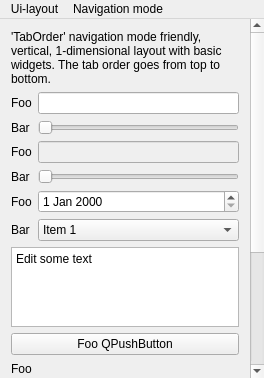
<?xml version="1.0" encoding="UTF-8"?>
<ui version="4.0">
 <class>KeypadNavigation</class>
 <widget class="QMainWindow" name="KeypadNavigation">
  <property name="geometry">
   <rect>
    <x>0</x>
    <y>0</y>
    <width>264</width>
    <height>378</height>
   </rect>
  </property>
  <property name="sizePolicy">
   <sizepolicy hsizetype="Preferred" vsizetype="Maximum">
    <horstretch>0</horstretch>
    <verstretch>0</verstretch>
   </sizepolicy>
  </property>
  <property name="windowTitle">
   <string>KeypadNavigation</string>
  </property>
  <widget class="QWidget" name="centralWidget">
   <layout class="QVBoxLayout" name="verticalLayout_5">
    <property name="margin">
     <number>0</number>
    </property>
    <item>
     <widget class="QStackedWidget" name="m_stackWidget">
      <property name="currentIndex">
       <number>0</number>
      </property>
      <widget class="QWidget" name="m_pageVerticalSimple">
       <layout class="QVBoxLayout" name="verticalLayout_11">
        <property name="margin">
         <number>0</number>
        </property>
        <item>
         <widget class="QScrollArea" name="scrollArea">
          <property name="focusPolicy">
           <enum>Qt::NoFocus</enum>
          </property>
          <property name="frameShape">
           <enum>QFrame::NoFrame</enum>
          </property>
          <property name="widgetResizable">
           <bool>true</bool>
          </property>
          <widget class="QWidget" name="scrollAreaWidgetContents">
           <property name="geometry">
            <rect>
             <x>0</x>
             <y>0</y>
             <width>248</width>
             <height>501</height>
            </rect>
           </property>
           <layout class="QVBoxLayout" name="verticalLayout">
            <item>
             <widget class="QLabel" name="label_7">
              <property name="text">
               <string>'TabOrder' navigation mode friendly, vertical, 1-dimensional layout with basic widgets. The tab order goes from top to bottom.</string>
              </property>
              <property name="wordWrap">
               <bool>true</bool>
              </property>
             </widget>
            </item>
            <item>
             <layout class="QFormLayout" name="formLayout">
              <item row="0" column="0">
               <widget class="QLabel" name="label">
                <property name="text">
                 <string>Foo</string>
                </property>
               </widget>
              </item>
              <item row="0" column="1">
               <widget class="QLineEdit" name="lineEdit"/>
              </item>
              <item row="1" column="0">
               <widget class="QLabel" name="label_2">
                <property name="text">
                 <string>Bar</string>
                </property>
               </widget>
              </item>
              <item row="1" column="1">
               <widget class="QSlider" name="horizontalSlider">
                <property name="maximum">
                 <number>10</number>
                </property>
                <property name="orientation">
                 <enum>Qt::Horizontal</enum>
                </property>
               </widget>
              </item>
              <item row="2" column="0">
               <widget class="QLabel" name="label_3">
                <property name="text">
                 <string>Foo</string>
                </property>
               </widget>
              </item>
              <item row="2" column="1">
               <widget class="QLineEdit" name="lineEdit_4">
                <property name="enabled">
                 <bool>false</bool>
                </property>
               </widget>
              </item>
              <item row="3" column="0">
               <widget class="QLabel" name="label_4">
                <property name="text">
                 <string>Bar</string>
                </property>
               </widget>
              </item>
              <item row="3" column="1">
               <widget class="QSlider" name="horizontalSlider_2">
                <property name="enabled">
                 <bool>false</bool>
                </property>
                <property name="maximum">
                 <number>10</number>
                </property>
                <property name="orientation">
                 <enum>Qt::Horizontal</enum>
                </property>
               </widget>
              </item>
              <item row="4" column="0">
               <widget class="QLabel" name="label_5">
                <property name="text">
                 <string>Foo</string>
                </property>
               </widget>
              </item>
              <item row="4" column="1">
               <widget class="QDateEdit" name="dateEdit"/>
              </item>
              <item row="5" column="0">
               <widget class="QLabel" name="label_6">
                <property name="text">
                 <string>Bar</string>
                </property>
               </widget>
              </item>
              <item row="5" column="1">
               <widget class="QComboBox" name="comboBox">
                <item>
                 <property name="text">
                  <string>Item 1</string>
                 </property>
                </item>
                <item>
                 <property name="text">
                  <string>Item 2</string>
                 </property>
                </item>
                <item>
                 <property name="text">
                  <string>Item 3</string>
                 </property>
                </item>
                <item>
                 <property name="text">
                  <string>Item 4</string>
                 </property>
                </item>
                <item>
                 <property name="text">
                  <string>Item 5</string>
                 </property>
                </item>
                <item>
                 <property name="text">
                  <string>Item 6</string>
                 </property>
                </item>
                <item>
                 <property name="text">
                  <string>Item 7</string>
                 </property>
                </item>
                <item>
                 <property name="text">
                  <string>Item 9</string>
                 </property>
                </item>
                <item>
                 <property name="text">
                  <string>Item 10</string>
                 </property>
                </item>
               </widget>
              </item>
             </layout>
            </item>
            <item>
             <widget class="QPlainTextEdit" name="plainTextEdit">
              <property name="maximumSize">
               <size>
                <width>16777215</width>
                <height>80</height>
               </size>
              </property>
              <property name="plainText">
               <string>Edit some text</string>
              </property>
             </widget>
            </item>
            <item>
             <layout class="QVBoxLayout" name="verticalLayout_4">
              <item>
               <widget class="QPushButton" name="pushButton">
                <property name="text">
                 <string>Foo QPushButton</string>
                </property>
               </widget>
              </item>
              <item>
               <widget class="QGroupBox" name="groupBox">
                <property name="title">
                 <string>Foo</string>
                </property>
                <layout class="QVBoxLayout" name="verticalLayout_2">
                 <item>
                  <widget class="QRadioButton" name="radioButton">
                   <property name="text">
                    <string>Bar 1</string>
                   </property>
                  </widget>
                 </item>
                 <item>
                  <widget class="QRadioButton" name="radioButton_2">
                   <property name="text">
                    <string>Bar 2</string>
                   </property>
                  </widget>
                 </item>
                </layout>
               </widget>
              </item>
              <item>
               <widget class="QGroupBox" name="groupBox_2">
                <property name="title">
                 <string>Foo</string>
                </property>
                <layout class="QVBoxLayout" name="verticalLayout_3">
                 <item>
                  <widget class="QCheckBox" name="checkBox">
                   <property name="text">
                    <string>CheckBox</string>
                   </property>
                  </widget>
                 </item>
                 <item>
                  <widget class="QCheckBox" name="checkBox_2">
                   <property name="text">
                    <string>CheckBox</string>
                   </property>
                  </widget>
                 </item>
                </layout>
               </widget>
              </item>
             </layout>
            </item>
           </layout>
          </widget>
         </widget>
        </item>
       </layout>
      </widget>
      <widget class="QWidget" name="m_pageVerticalComplex">
       <layout class="QVBoxLayout" name="verticalLayout_8">
        <property name="margin">
         <number>0</number>
        </property>
        <item>
         <widget class="QTabWidget" name="tabWidget">
          <property name="currentIndex">
           <number>0</number>
          </property>
          <widget class="QWidget" name="tab">
           <attribute name="title">
            <string>Tab 1</string>
           </attribute>
           <layout class="QVBoxLayout" name="verticalLayout_6">
            <property name="margin">
             <number>0</number>
            </property>
            <item>
             <widget class="QScrollArea" name="scrollArea_2">
              <property name="frameShape">
               <enum>QFrame::NoFrame</enum>
              </property>
              <property name="widgetResizable">
               <bool>true</bool>
              </property>
              <widget class="QWidget" name="scrollAreaWidgetContents_2">
               <property name="geometry">
                <rect>
                 <x>0</x>
                 <y>0</y>
                 <width>242</width>
                 <height>472</height>
                </rect>
               </property>
               <layout class="QVBoxLayout" name="verticalLayout_7">
                <property name="margin">
                 <number>9</number>
                </property>
                <item>
                 <widget class="QLabel" name="label_8">
                  <property name="text">
                   <string>&lt;!DOCTYPE HTML PUBLIC &quot;-//W3C//DTD HTML 4.0//EN&quot; &quot;http://www.w3.org/TR/REC-html40/strict.dtd&quot;&gt;
&lt;html&gt;&lt;head&gt;&lt;meta name=&quot;qrichtext&quot; content=&quot;1&quot; /&gt;&lt;style type=&quot;text/css&quot;&gt;
p, li { white-space: pre-wrap; }
&lt;/style&gt;&lt;/head&gt;&lt;body style=&quot; font-family:'MS Shell Dlg 2'; font-size:8.25pt; font-weight:400; font-style:normal;&quot;&gt;
&lt;p style=&quot; margin-top:0px; margin-bottom:0px; margin-left:0px; margin-right:0px; -qt-block-indent:0; text-indent:0px;&quot;&gt;Challenes both navigation modes: Vertical, 1-dimensional layout with &lt;span style=&quot; font-weight:600;&quot;&gt;complex&lt;/span&gt; widgets. The tab order goes from top to bottom.&lt;/p&gt;&lt;/body&gt;&lt;/html&gt;</string>
                  </property>
                  <property name="wordWrap">
                   <bool>true</bool>
                  </property>
                 </widget>
                </item>
                <item>
                 <widget class="QListWidget" name="listWidget">
                  <property name="minimumSize">
                   <size>
                    <width>1</width>
                    <height>1</height>
                   </size>
                  </property>
                  <property name="maximumSize">
                   <size>
                    <width>16777215</width>
                    <height>80</height>
                   </size>
                  </property>
                  <item>
                   <property name="text">
                    <string>Item 1</string>
                   </property>
                  </item>
                  <item>
                   <property name="text">
                    <string>Item 2</string>
                   </property>
                  </item>
                  <item>
                   <property name="text">
                    <string>Item 3</string>
                   </property>
                  </item>
                  <item>
                   <property name="text">
                    <string>Item 4</string>
                   </property>
                  </item>
                  <item>
                   <property name="text">
                    <string>Item 5</string>
                   </property>
                  </item>
                 </widget>
                </item>
                <item>
                 <widget class="QTreeWidget" name="treeWidget">
                  <property name="maximumSize">
                   <size>
                    <width>16777215</width>
                    <height>80</height>
                   </size>
                  </property>
                  <column>
                   <property name="text">
                    <string/>
                   </property>
                  </column>
                  <column>
                   <property name="text">
                    <string>B</string>
                   </property>
                  </column>
                  <item>
                   <property name="text">
                    <string>A</string>
                   </property>
                   <property name="text">
                    <string>Foo</string>
                   </property>
                   <item>
                    <property name="text">
                     <string>1</string>
                    </property>
                    <property name="text">
                     <string>Bar</string>
                    </property>
                    <item>
                     <property name="text">
                      <string>a</string>
                     </property>
                     <property name="text">
                      <string>Foo</string>
                     </property>
                    </item>
                    <item>
                     <property name="text">
                      <string>b</string>
                     </property>
                     <property name="text">
                      <string>Bar</string>
                     </property>
                    </item>
                    <item>
                     <property name="text">
                      <string>c</string>
                     </property>
                     <property name="text">
                      <string>Foo</string>
                     </property>
                    </item>
                   </item>
                   <item>
                    <property name="text">
                     <string>2</string>
                    </property>
                    <property name="text">
                     <string>Bar</string>
                    </property>
                    <item>
                     <property name="text">
                      <string>a</string>
                     </property>
                     <property name="text">
                      <string>Foo</string>
                     </property>
                    </item>
                    <item>
                     <property name="text">
                      <string>b</string>
                     </property>
                     <property name="text">
                      <string>Bar</string>
                     </property>
                    </item>
                    <item>
                     <property name="text">
                      <string>c</string>
                     </property>
                     <property name="text">
                      <string>Foo</string>
                     </property>
                    </item>
                   </item>
                   <item>
                    <property name="text">
                     <string>3</string>
                    </property>
                    <property name="text">
                     <string>Bar</string>
                    </property>
                    <item>
                     <property name="text">
                      <string>a</string>
                     </property>
                     <property name="text">
                      <string>Foo</string>
                     </property>
                    </item>
                    <item>
                     <property name="text">
                      <string>b</string>
                     </property>
                     <property name="text">
                      <string>Bar</string>
                     </property>
                    </item>
                    <item>
                     <property name="text">
                      <string>c</string>
                     </property>
                     <property name="text">
                      <string>Foo</string>
                     </property>
                    </item>
                   </item>
                  </item>
                  <item>
                   <property name="text">
                    <string>B</string>
                   </property>
                   <property name="text">
                    <string>Bar</string>
                   </property>
                   <item>
                    <property name="text">
                     <string>1</string>
                    </property>
                    <property name="text">
                     <string>Foo</string>
                    </property>
                   </item>
                   <item>
                    <property name="text">
                     <string>2</string>
                    </property>
                    <property name="text">
                     <string>Bar</string>
                    </property>
                   </item>
                   <item>
                    <property name="text">
                     <string>3</string>
                    </property>
                    <property name="text">
                     <string>Foo</string>
                    </property>
                   </item>
                  </item>
                 </widget>
                </item>
                <item>
                 <widget class="QTableWidget" name="tableWidget">
                  <property name="maximumSize">
                   <size>
                    <width>16777215</width>
                    <height>80</height>
                   </size>
                  </property>
                  <row>
                   <property name="text">
                    <string>1</string>
                   </property>
                  </row>
                  <row>
                   <property name="text">
                    <string>2</string>
                   </property>
                  </row>
                  <row>
                   <property name="text">
                    <string>3</string>
                   </property>
                  </row>
                  <column>
                   <property name="text">
                    <string>A</string>
                   </property>
                  </column>
                  <column>
                   <property name="text">
                    <string>B</string>
                   </property>
                  </column>
                  <column>
                   <property name="text">
                    <string>C</string>
                   </property>
                  </column>
                  <item row="0" column="0">
                   <property name="text">
                    <string>Foo</string>
                   </property>
                  </item>
                  <item row="0" column="1">
                   <property name="text">
                    <string>Bar</string>
                   </property>
                  </item>
                  <item row="0" column="2">
                   <property name="text">
                    <string>Foo</string>
                   </property>
                  </item>
                  <item row="1" column="0">
                   <property name="text">
                    <string>Bar</string>
                   </property>
                  </item>
                  <item row="1" column="1">
                   <property name="text">
                    <string>Foo</string>
                   </property>
                  </item>
                  <item row="1" column="2">
                   <property name="text">
                    <string>Bar</string>
                   </property>
                  </item>
                  <item row="2" column="0">
                   <property name="text">
                    <string>Foo</string>
                   </property>
                  </item>
                  <item row="2" column="1">
                   <property name="text">
                    <string>Bar</string>
                   </property>
                  </item>
                  <item row="2" column="2">
                   <property name="text">
                    <string>Foo</string>
                   </property>
                  </item>
                 </widget>
                </item>
                <item>
                 <widget class="QCalendarWidget" name="calendarWidget">
                  <property name="minimumSize">
                   <size>
                    <width>100</width>
                    <height>80</height>
                   </size>
                  </property>
                  <property name="horizontalHeaderFormat">
                   <enum>QCalendarWidget::SingleLetterDayNames</enum>
                  </property>
                  <property name="verticalHeaderFormat">
                   <enum>QCalendarWidget::NoVerticalHeader</enum>
                  </property>
                 </widget>
                </item>
               </layout>
              </widget>
             </widget>
            </item>
           </layout>
          </widget>
          <widget class="QWidget" name="tab_2">
           <attribute name="title">
            <string>Tab 2</string>
           </attribute>
           <layout class="QVBoxLayout" name="verticalLayout_9">
            <item>
             <widget class="QPlainTextEdit" name="plainTextEdit_2">
              <property name="plainText">
               <string>Congratulations! You changed the Tab :)

As a reward you can try out the QDial, below.</string>
              </property>
             </widget>
            </item>
            <item>
             <widget class="QDial" name="dial"/>
            </item>
           </layout>
          </widget>
         </widget>
        </item>
       </layout>
      </widget>
      <widget class="QWidget" name="m_pageTwoDimensional">
       <layout class="QVBoxLayout" name="verticalLayout_12">
        <property name="margin">
         <number>0</number>
        </property>
        <item>
         <widget class="QScrollArea" name="scrollArea_3">
          <property name="focusPolicy">
           <enum>Qt::NoFocus</enum>
          </property>
          <property name="frameShape">
           <enum>QFrame::NoFrame</enum>
          </property>
          <property name="widgetResizable">
           <bool>true</bool>
          </property>
          <widget class="QWidget" name="scrollAreaWidgetContents_3">
           <property name="geometry">
            <rect>
             <x>0</x>
             <y>0</y>
             <width>264</width>
             <height>357</height>
            </rect>
           </property>
           <layout class="QGridLayout" name="gridLayout_5">
            <item row="0" column="0" colspan="3">
             <widget class="QLabel" name="label_10">
              <property name="text">
               <string>2-dimensional layout. Better usable with 'Directional' navigation mode.</string>
              </property>
              <property name="wordWrap">
               <bool>true</bool>
              </property>
             </widget>
            </item>
            <item row="1" column="0" colspan="3">
             <widget class="QLineEdit" name="lineEdit_13"/>
            </item>
            <item row="1" column="3">
             <widget class="QToolButton" name="toolButton_31">
              <property name="text">
               <string>...</string>
              </property>
             </widget>
            </item>
            <item row="2" column="3">
             <widget class="QToolButton" name="toolButton_30">
              <property name="text">
               <string>...</string>
              </property>
             </widget>
            </item>
            <item row="4" column="0">
             <widget class="QLineEdit" name="lineEdit_2"/>
            </item>
            <item row="4" column="1">
             <widget class="QLineEdit" name="lineEdit_3"/>
            </item>
            <item row="4" column="2">
             <widget class="QLineEdit" name="lineEdit_5"/>
            </item>
            <item row="4" column="3">
             <widget class="QToolButton" name="toolButton_32">
              <property name="text">
               <string>...</string>
              </property>
             </widget>
            </item>
            <item row="5" column="0">
             <widget class="QLineEdit" name="lineEdit_6"/>
            </item>
            <item row="5" column="1">
             <widget class="QLabel" name="label_9">
              <property name="text">
               <string>Foo</string>
              </property>
             </widget>
            </item>
            <item row="5" column="2">
             <widget class="QLineEdit" name="lineEdit_8"/>
            </item>
            <item row="8" column="0" colspan="4">
             <layout class="QGridLayout" name="gridLayout_4">
              <item row="1" column="1">
               <widget class="QPushButton" name="pushButton_23">
                <property name="text">
                 <string>D</string>
                </property>
               </widget>
              </item>
              <item row="0" column="1">
               <widget class="QPushButton" name="pushButton_7">
                <property name="text">
                 <string>A</string>
                </property>
               </widget>
              </item>
              <item row="0" column="2">
               <widget class="QPushButton" name="pushButton_9">
                <property name="text">
                 <string>B</string>
                </property>
               </widget>
              </item>
              <item row="1" column="2">
               <widget class="QPushButton" name="pushButton_20">
                <property name="text">
                 <string>E</string>
                </property>
               </widget>
              </item>
              <item row="1" column="0">
               <widget class="QPushButton" name="pushButton_24">
                <property name="text">
                 <string>C</string>
                </property>
               </widget>
              </item>
              <item row="2" column="0">
               <widget class="QPushButton" name="pushButton_29">
                <property name="text">
                 <string>F</string>
                </property>
               </widget>
              </item>
              <item row="2" column="1">
               <widget class="QPushButton" name="pushButton_28">
                <property name="text">
                 <string>G</string>
                </property>
               </widget>
              </item>
             </layout>
            </item>
            <item row="2" column="0" colspan="3">
             <widget class="QLineEdit" name="lineEdit_14"/>
            </item>
            <item row="7" column="0" colspan="4">
             <spacer name="verticalSpacer_2">
              <property name="orientation">
               <enum>Qt::Vertical</enum>
              </property>
              <property name="sizeHint" stdset="0">
               <size>
                <width>0</width>
                <height>1</height>
               </size>
              </property>
             </spacer>
            </item>
            <item row="6" column="0">
             <widget class="QLineEdit" name="lineEdit_7"/>
            </item>
            <item row="6" column="1">
             <widget class="QLineEdit" name="lineEdit_9"/>
            </item>
            <item row="6" column="2">
             <widget class="QLineEdit" name="lineEdit_10"/>
            </item>
            <item row="6" column="3">
             <widget class="QToolButton" name="toolButton_35">
              <property name="text">
               <string>...</string>
              </property>
             </widget>
            </item>
           </layout>
          </widget>
         </widget>
        </item>
       </layout>
      </widget>
      <widget class="QWidget" name="m_pageSliderMagic">
       <layout class="QVBoxLayout" name="verticalLayout_10">
        <property name="margin">
         <number>0</number>
        </property>
        <item>
         <widget class="QScrollArea" name="scrollArea_4">
          <property name="focusPolicy">
           <enum>Qt::NoFocus</enum>
          </property>
          <property name="frameShape">
           <enum>QFrame::NoFrame</enum>
          </property>
          <property name="widgetResizable">
           <bool>true</bool>
          </property>
          <widget class="QWidget" name="scrollAreaWidgetContents_4">
           <property name="geometry">
            <rect>
             <x>0</x>
             <y>0</y>
             <width>264</width>
             <height>357</height>
            </rect>
           </property>
           <layout class="QGridLayout" name="gridLayout_7">
            <item row="0" column="0" colspan="2">
             <widget class="QLabel" name="label_11">
              <property name="text">
               <string>If possible, the slider value changes on left/right. However, navigating horizontally and changing tabs has higher priority.</string>
              </property>
              <property name="wordWrap">
               <bool>true</bool>
              </property>
             </widget>
            </item>
            <item row="2" column="0">
             <widget class="QSlider" name="horizontalSlider_4">
              <property name="maximum">
               <number>10</number>
              </property>
              <property name="orientation">
               <enum>Qt::Horizontal</enum>
              </property>
             </widget>
            </item>
            <item row="3" column="0" colspan="2">
             <widget class="QSlider" name="horizontalSlider_3">
              <property name="maximum">
               <number>10</number>
              </property>
              <property name="orientation">
               <enum>Qt::Horizontal</enum>
              </property>
             </widget>
            </item>
            <item row="5" column="0" colspan="2">
             <spacer name="verticalSpacer">
              <property name="orientation">
               <enum>Qt::Vertical</enum>
              </property>
              <property name="sizeHint" stdset="0">
               <size>
                <width>0</width>
                <height>0</height>
               </size>
              </property>
             </spacer>
            </item>
            <item row="4" column="0" colspan="2">
             <widget class="QTabWidget" name="tabWidget_2">
              <property name="sizePolicy">
               <sizepolicy hsizetype="Expanding" vsizetype="Maximum">
                <horstretch>0</horstretch>
                <verstretch>0</verstretch>
               </sizepolicy>
              </property>
              <property name="currentIndex">
               <number>0</number>
              </property>
              <widget class="QWidget" name="tab_3">
               <attribute name="title">
                <string>Tab 1</string>
               </attribute>
               <layout class="QGridLayout" name="gridLayout_2">
                <item row="1" column="1">
                 <widget class="QToolButton" name="toolButton_3">
                  <property name="text">
                   <string>...</string>
                  </property>
                 </widget>
                </item>
                <item row="2" column="0" colspan="2">
                 <widget class="QSlider" name="horizontalSlider_6">
                  <property name="maximum">
                   <number>10</number>
                  </property>
                  <property name="orientation">
                   <enum>Qt::Horizontal</enum>
                  </property>
                 </widget>
                </item>
                <item row="1" column="0">
                 <widget class="QSlider" name="horizontalSlider_7">
                  <property name="maximum">
                   <number>10</number>
                  </property>
                  <property name="orientation">
                   <enum>Qt::Horizontal</enum>
                  </property>
                 </widget>
                </item>
               </layout>
              </widget>
              <widget class="QWidget" name="tab_4">
               <attribute name="title">
                <string>Tab 2</string>
               </attribute>
               <layout class="QGridLayout" name="gridLayout">
                <item row="0" column="0">
                 <widget class="QSlider" name="horizontalSlider_5">
                  <property name="orientation">
                   <enum>Qt::Horizontal</enum>
                  </property>
                 </widget>
                </item>
                <item row="0" column="1">
                 <widget class="QLCDNumber" name="lcdNumber"/>
                </item>
               </layout>
              </widget>
             </widget>
            </item>
            <item row="2" column="1">
             <widget class="QToolButton" name="toolButton_2">
              <property name="text">
               <string>...</string>
              </property>
             </widget>
            </item>
           </layout>
          </widget>
         </widget>
        </item>
       </layout>
      </widget>
      <widget class="QWidget" name="m_pageChaos">
       <layout class="QGridLayout" name="gridLayout_6">
        <property name="margin">
         <number>0</number>
        </property>
        <property name="spacing">
         <number>0</number>
        </property>
        <item row="1" column="0">
         <widget class="QToolButton" name="toolButton_12">
          <property name="text">
           <string>o</string>
          </property>
         </widget>
        </item>
        <item row="2" column="5">
         <widget class="QToolButton" name="toolButton_10">
          <property name="text">
           <string>o</string>
          </property>
         </widget>
        </item>
        <item row="6" column="1">
         <widget class="QToolButton" name="toolButton_9">
          <property name="text">
           <string>o</string>
          </property>
         </widget>
        </item>
        <item row="7" column="0">
         <widget class="QToolButton" name="toolButton_14">
          <property name="text">
           <string>o</string>
          </property>
         </widget>
        </item>
        <item row="7" column="3">
         <widget class="QToolButton" name="toolButton_16">
          <property name="text">
           <string>o</string>
          </property>
         </widget>
        </item>
        <item row="1" column="2">
         <widget class="QToolButton" name="toolButton_11">
          <property name="text">
           <string>o</string>
          </property>
         </widget>
        </item>
        <item row="3" column="4">
         <widget class="QToolButton" name="toolButton_6">
          <property name="text">
           <string>o</string>
          </property>
         </widget>
        </item>
        <item row="6" column="4">
         <widget class="QToolButton" name="toolButton_15">
          <property name="text">
           <string>o</string>
          </property>
         </widget>
        </item>
        <item row="4" column="0">
         <widget class="QToolButton" name="toolButton_19">
          <property name="text">
           <string>o</string>
          </property>
         </widget>
        </item>
        <item row="2" column="1">
         <widget class="QToolButton" name="toolButton_7">
          <property name="text">
           <string>o</string>
          </property>
         </widget>
        </item>
        <item row="4" column="2">
         <widget class="QToolButton" name="toolButton_13">
          <property name="text">
           <string>o</string>
          </property>
         </widget>
        </item>
       </layout>
      </widget>
      <widget class="QWidget" name="m_pageDialogs">
       <layout class="QVBoxLayout" name="verticalLayout_13">
        <property name="margin">
         <number>0</number>
        </property>
        <item>
         <widget class="QScrollArea" name="scrollArea_5">
          <property name="frameShape">
           <enum>QFrame::NoFrame</enum>
          </property>
          <property name="widgetResizable">
           <bool>true</bool>
          </property>
          <widget class="QWidget" name="scrollAreaWidgetContents_5">
           <property name="geometry">
            <rect>
             <x>0</x>
             <y>0</y>
             <width>264</width>
             <height>356</height>
            </rect>
           </property>
           <layout class="QVBoxLayout" name="verticalLayout_14">
            <item>
             <widget class="QPushButton" name="m_buttonGetOpenFileName">
              <property name="text">
               <string>getOpenFileName()</string>
              </property>
             </widget>
            </item>
            <item>
             <widget class="QPushButton" name="m_buttonGetSaveFileName">
              <property name="text">
               <string>getSaveFileName()</string>
              </property>
             </widget>
            </item>
            <item>
             <widget class="QPushButton" name="m_buttonGetExistingDirectory">
              <property name="text">
               <string>getExistingDirectory()</string>
              </property>
             </widget>
            </item>
            <item>
             <widget class="QPushButton" name="m_buttonGetColor">
              <property name="text">
               <string>getColor()</string>
              </property>
             </widget>
            </item>
            <item>
             <widget class="QPushButton" name="m_buttonGetFont">
              <property name="text">
               <string>getFont()</string>
              </property>
             </widget>
            </item>
            <item>
             <widget class="QPushButton" name="m_buttonQuestion">
              <property name="text">
               <string>question()</string>
              </property>
             </widget>
            </item>
            <item>
             <widget class="QPushButton" name="m_buttonAboutQt">
              <property name="text">
               <string>aboutQt()</string>
              </property>
             </widget>
            </item>
            <item>
             <widget class="QPushButton" name="m_buttonGetItem">
              <property name="text">
               <string>getItem()</string>
              </property>
             </widget>
            </item>
            <item>
             <spacer name="verticalSpacer_3">
              <property name="orientation">
               <enum>Qt::Vertical</enum>
              </property>
              <property name="sizeHint" stdset="0">
               <size>
                <width>20</width>
                <height>103</height>
               </size>
              </property>
             </spacer>
            </item>
           </layout>
          </widget>
         </widget>
        </item>
       </layout>
      </widget>
     </widget>
    </item>
   </layout>
  </widget>
  <widget class="QMenuBar" name="menuBar">
   <property name="geometry">
    <rect>
     <x>0</x>
     <y>0</y>
     <width>264</width>
     <height>21</height>
    </rect>
   </property>
   <widget class="QMenu" name="menuUi_layout">
    <property name="title">
     <string>Ui-layout</string>
    </property>
    <addaction name="m_actionLayoutVerticalSimple"/>
    <addaction name="m_actionLayoutVerticalComplex"/>
    <addaction name="m_actionLayoutTwoDimensional"/>
    <addaction name="m_actionLayoutSliderMagic"/>
    <addaction name="m_actionLayoutChaos"/>
    <addaction name="m_actionLayoutDialogs"/>
   </widget>
   <widget class="QMenu" name="m_menuNavigation_mode">
    <property name="title">
     <string>Navigation mode</string>
    </property>
    <addaction name="m_actionModeNone"/>
    <addaction name="m_actionModeKeypadTabOrder"/>
    <addaction name="m_actionModeKeypadDirectional"/>
    <addaction name="m_actionModeCursorAuto"/>
    <addaction name="m_actionModeCursorForceVisible"/>
   </widget>
   <addaction name="menuUi_layout"/>
   <addaction name="m_menuNavigation_mode"/>
  </widget>
  <action name="m_actionLayoutVerticalSimple">
   <property name="text">
    <string>Vertical Simple</string>
   </property>
  </action>
  <action name="m_actionLayoutVerticalComplex">
   <property name="text">
    <string>Vertical Complex</string>
   </property>
  </action>
  <action name="m_actionLayoutTwoDimensional">
   <property name="text">
    <string>Two-dimentional</string>
   </property>
  </action>
  <action name="m_actionLayoutSliderMagic">
   <property name="text">
    <string>Slider magic</string>
   </property>
  </action>
  <action name="m_actionLayoutChaos">
   <property name="text">
    <string>Chaos!</string>
   </property>
  </action>
  <action name="m_actionModeNone">
   <property name="text">
    <string>None</string>
   </property>
  </action>
  <action name="m_actionModeKeypadTabOrder">
   <property name="text">
    <string>KeypadTabOrder</string>
   </property>
  </action>
  <action name="m_actionModeKeypadDirectional">
   <property name="text">
    <string>KeypadDirectional</string>
   </property>
  </action>
  <action name="m_actionModeCursorAuto">
   <property name="text">
    <string>CursorAuto</string>
   </property>
  </action>
  <action name="m_actionModeCursorForceVisible">
   <property name="text">
    <string>CursorForceVisible</string>
   </property>
  </action>
  <action name="m_actionLayoutDialogs">
   <property name="text">
    <string>Dialogs</string>
   </property>
   <property name="toolTip">
    <string>m_actionLayoutDialogs</string>
   </property>
  </action>
 </widget>
 <layoutdefault spacing="6" margin="11"/>
 <tabstops>
  <tabstop>m_buttonGetOpenFileName</tabstop>
  <tabstop>m_buttonGetSaveFileName</tabstop>
  <tabstop>m_buttonGetExistingDirectory</tabstop>
  <tabstop>m_buttonGetColor</tabstop>
  <tabstop>m_buttonGetFont</tabstop>
  <tabstop>comboBox</tabstop>
  <tabstop>plainTextEdit</tabstop>
  <tabstop>pushButton</tabstop>
  <tabstop>radioButton</tabstop>
  <tabstop>radioButton_2</tabstop>
  <tabstop>checkBox</tabstop>
  <tabstop>checkBox_2</tabstop>
  <tabstop>listWidget</tabstop>
  <tabstop>treeWidget</tabstop>
  <tabstop>tableWidget</tabstop>
  <tabstop>calendarWidget</tabstop>
  <tabstop>plainTextEdit_2</tabstop>
  <tabstop>dial</tabstop>
  <tabstop>horizontalSlider_7</tabstop>
  <tabstop>toolButton_3</tabstop>
  <tabstop>horizontalSlider_6</tabstop>
  <tabstop>horizontalSlider_5</tabstop>
  <tabstop>lineEdit_13</tabstop>
  <tabstop>toolButton_31</tabstop>
  <tabstop>lineEdit_14</tabstop>
  <tabstop>toolButton_30</tabstop>
  <tabstop>lineEdit_2</tabstop>
  <tabstop>lineEdit_3</tabstop>
  <tabstop>lineEdit_5</tabstop>
  <tabstop>toolButton_32</tabstop>
  <tabstop>lineEdit_6</tabstop>
  <tabstop>lineEdit_8</tabstop>
  <tabstop>lineEdit_7</tabstop>
  <tabstop>lineEdit_9</tabstop>
  <tabstop>lineEdit_10</tabstop>
  <tabstop>toolButton_35</tabstop>
  <tabstop>pushButton_7</tabstop>
  <tabstop>pushButton_9</tabstop>
  <tabstop>pushButton_24</tabstop>
  <tabstop>pushButton_23</tabstop>
  <tabstop>pushButton_20</tabstop>
  <tabstop>pushButton_29</tabstop>
  <tabstop>pushButton_28</tabstop>
  <tabstop>toolButton_12</tabstop>
  <tabstop>toolButton_11</tabstop>
  <tabstop>toolButton_10</tabstop>
  <tabstop>toolButton_6</tabstop>
  <tabstop>toolButton_19</tabstop>
  <tabstop>toolButton_9</tabstop>
  <tabstop>toolButton_15</tabstop>
  <tabstop>toolButton_14</tabstop>
  <tabstop>toolButton_16</tabstop>
  <tabstop>tabWidget</tabstop>
  <tabstop>scrollArea_2</tabstop>
  <tabstop>horizontalSlider_4</tabstop>
  <tabstop>horizontalSlider_3</tabstop>
  <tabstop>tabWidget_2</tabstop>
  <tabstop>toolButton_2</tabstop>
  <tabstop>toolButton_7</tabstop>
  <tabstop>toolButton_13</tabstop>
  <tabstop>lineEdit_4</tabstop>
  <tabstop>lineEdit</tabstop>
  <tabstop>horizontalSlider</tabstop>
  <tabstop>horizontalSlider_2</tabstop>
  <tabstop>dateEdit</tabstop>
 </tabstops>
 <resources/>
 <connections>
  <connection>
   <sender>horizontalSlider_5</sender>
   <signal>valueChanged(int)</signal>
   <receiver>lcdNumber</receiver>
   <slot>display(int)</slot>
   <hints>
    <hint type="sourcelabel">
     <x>201</x>
     <y>326</y>
    </hint>
    <hint type="destinationlabel">
     <x>245</x>
     <y>324</y>
    </hint>
   </hints>
  </connection>
 </connections>
</ui>
